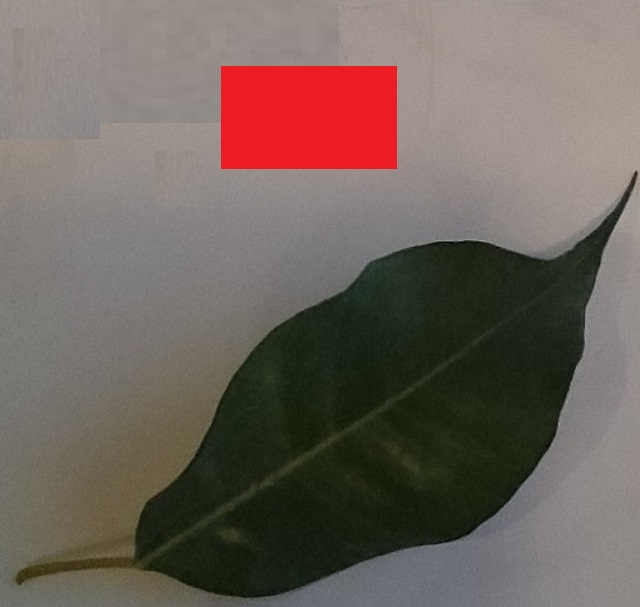
#> input picture src/skicit/sample.JPG, 640 x 607 px
$ python canny.py
#> lines starting #> are read from the running program, lines starting #| are printed output that depends on the picture; after the words box and inside, x2 and y2 are one past the last pixel; in counts of white or black regions, pixels touching at a corner belong together

import numpy as np
import matplotlib.pyplot as plt
from scipy import ndimage as ndi
from skimage import feature, io
from skimage.color import rgb2gray


sample_file = 'sample.JPG'
im = io.imread(sample_file)
#> im is the input picture: shape (607, 640, 3); mean R, G, B 111.3, 99.5, 92.1
im = im[:,:,:]
im = rgb2gray(im)
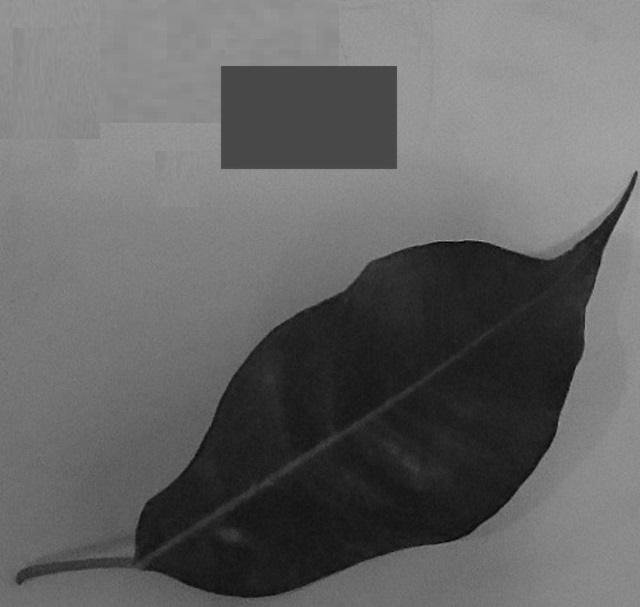
#> im: shape (607, 640) float64; min 0.00561, max 0.679, mean 0.398

#red_edges = feature.canny(im[:, :, 0])
s1 = 1.5
s2 = 0.9
edges1 = feature.canny(im, sigma=s1)
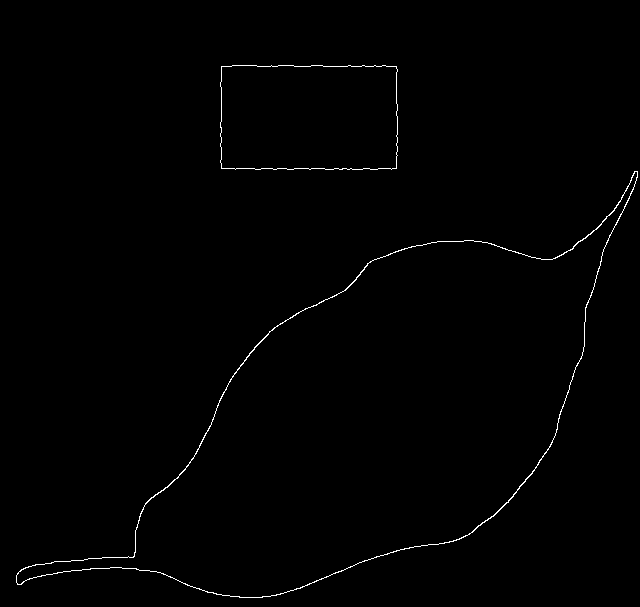
#> edges1: shape (607, 640) bool; 0.65% white in thin lines or dots, all inside (x1, y1, x2, y2) = (16, 65, 638, 598)
edges2 = feature.canny(im, sigma=s2)
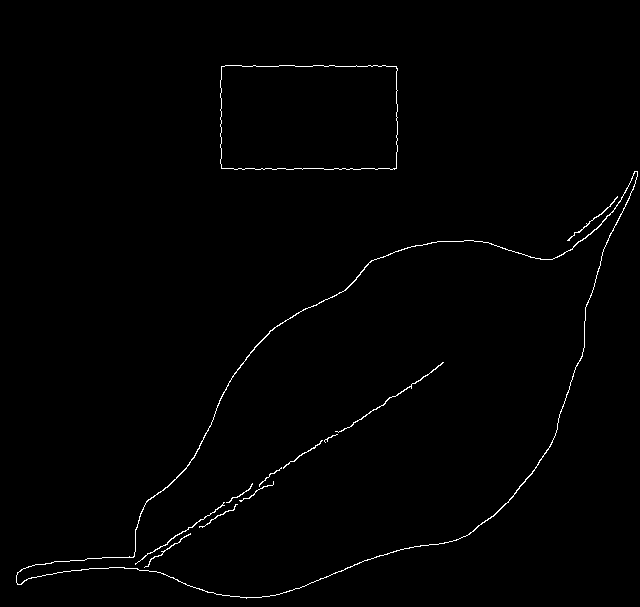
#> edges2: shape (607, 640) bool; 0.84% white in thin lines or dots, all inside (x1, y1, x2, y2) = (16, 65, 638, 599)

# display results
fig, (ax1, ax2, ax3) = plt.subplots(nrows=1, ncols=3, figsize=(80, 30),sharex=True, sharey=True)

#plt.show()

ax1.imshow(im, cmap=plt.cm.gray)
ax1.axis('off')
ax1.set_title('noisy image', fontsize=20)


ax2.imshow(edges1, cmap=plt.cm.gray)
ax2.axis('off')
ax2.set_title('Canny filter, s='+str(s1), fontsize=20)


ax3.imshow(edges2, cmap=plt.cm.gray)
ax3.axis('off')
ax3.set_title('Canny filter, s='+str(s2), fontsize=20)


fig.tight_layout()


plt.show()
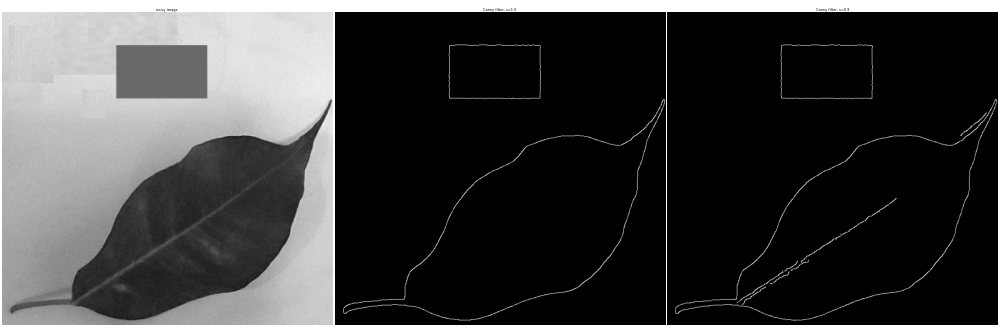
#> figure drawn by matplotlib, 3 panels

$ run again, with src/skicit/leaf1.JPG copied over src/skicit/sample.JPG
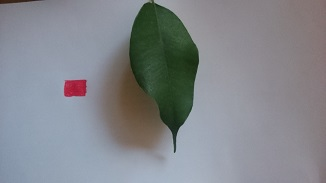
#> input picture src/skicit/leaf1.JPG, 326 x 183 px
#> im is the input picture: shape (183, 326, 3); mean R, G, B 131.3, 134.4, 139.4
#> im: shape (183, 326) float64
#> `edges1 = feature.canny(im, sigma=s1)`:
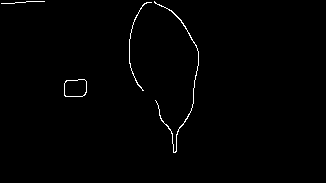
#> edges1: shape (183, 326) bool; 0.82% white in thin lines or dots, all inside (x1, y1, x2, y2) = (1, 1, 199, 153)
#> `plt.show()`:
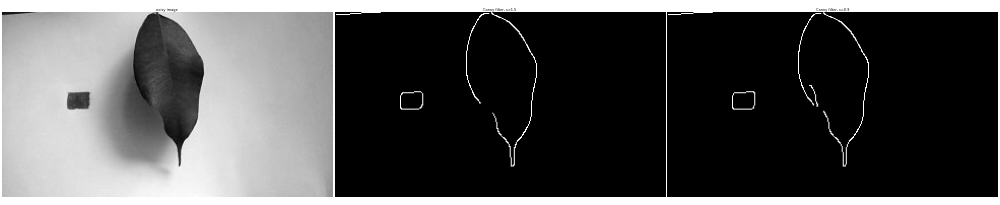
#> figure drawn by matplotlib, 3 panels

$ run again, with src/skicit/leaf2.JPG copied over src/skicit/sample.JPG
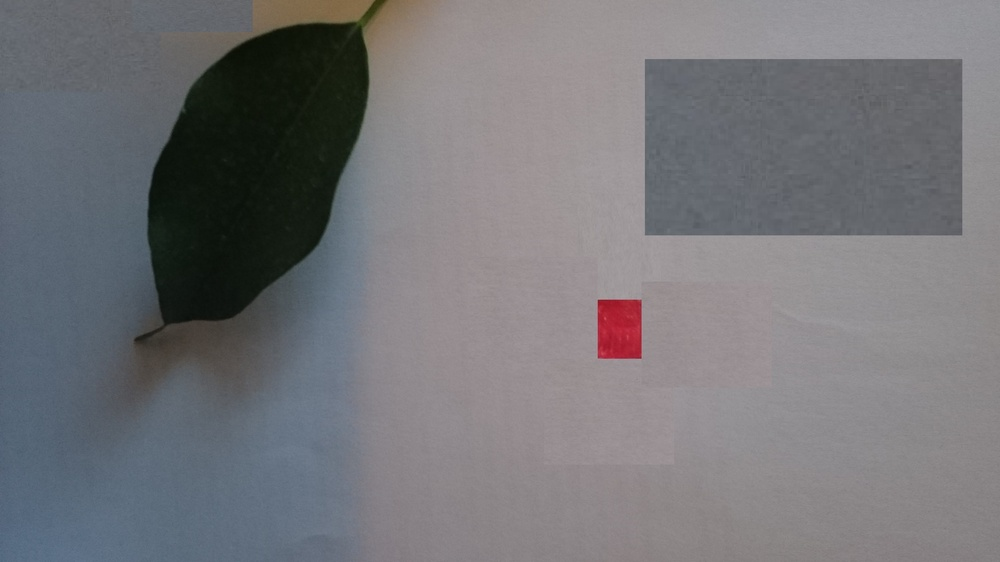
#> input picture src/skicit/leaf2.JPG, 1000 x 562 px, shrunk from 3264 x 1836 before the run
#> im is the input picture: shape (562, 1000, 3); mean R, G, B 116.9, 116.6, 120.2
#> im: shape (562, 1000) float64
#> `edges1 = feature.canny(im, sigma=s1)`:
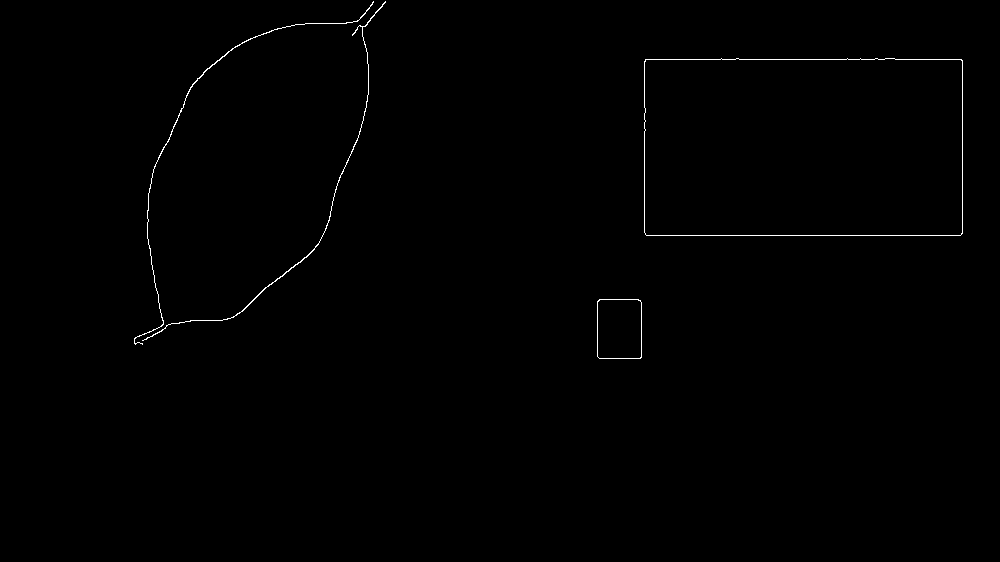
#> edges1: shape (562, 1000) bool; 0.41% white in thin lines or dots, all inside (x1, y1, x2, y2) = (134, 1, 963, 359)
#> `plt.show()`:
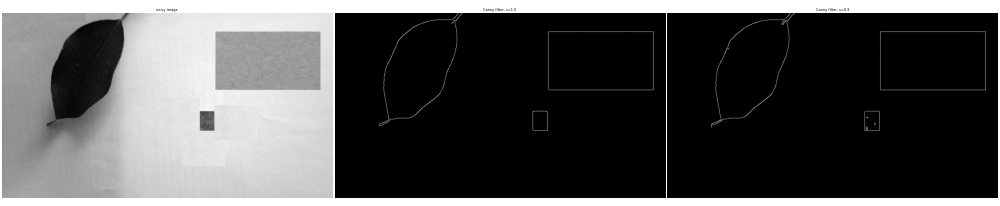
#> figure drawn by matplotlib, 3 panels
